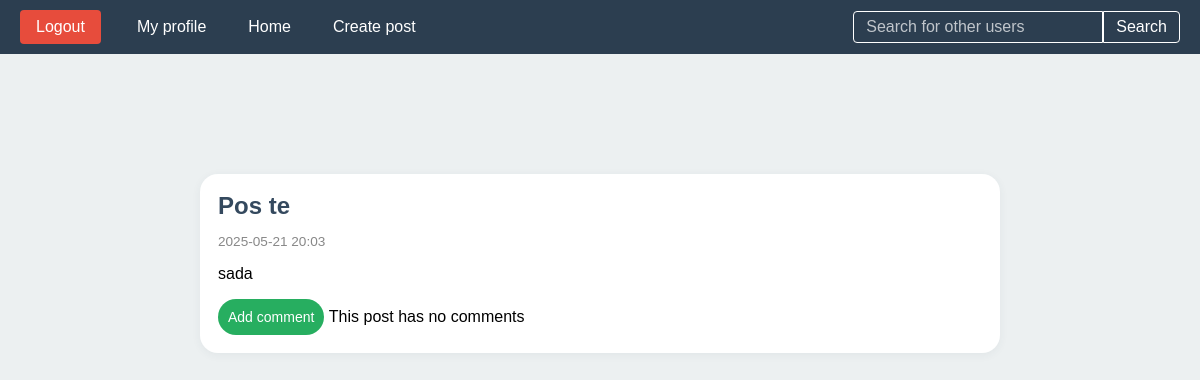
Before: /details/25/pos-te with the older database file.
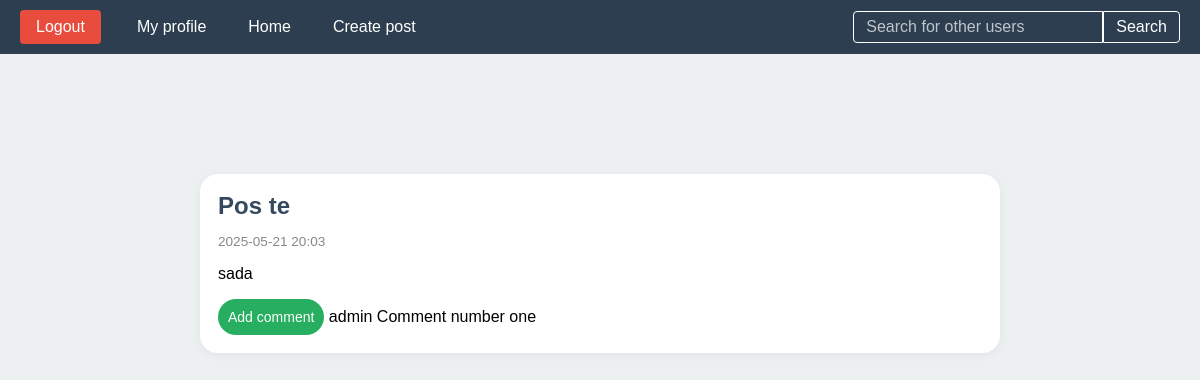
After: the same page with the newer database file.
### comment/models.py (models this page shows, shortened)
class Comment(models.Model):
    author = models.ForeignKey(User, on_delete=models.CASCADE)
    post = models.ForeignKey(Post, on_delete=models.CASCADE)
    content = models.TextField(max_length=400)
    created = models.DateTimeField(auto_now_add=True)
    is_edited = models.BooleanField(default=False)
    class Meta:
        ordering = ['created']

### post/views.py (the view)
# urls.py: path('details/<int:id>/<slug:slug>', getPostDetails, name = 'post_detail'),
def getPostDetails(request,id,slug):
    post = get_object_or_404(Post, id=id, slug=slug)
    comments= Comment.objects.filter(post=post).all()
    return render(request,'post_detail.html',{'post':post,'comments':comments})

### templates/post_detail.html (shortened to what this page needs)
{% extends 'base.html' %}
{% load static %}
{% block head %}
      <link rel="stylesheet" href="{% static 'profile.css' %}">
{% endblock %}
{% block content %}
    <div class = "home-container">
      <div class="posts-container">
          <div class="post-card">
            <h2>{{ post.title }}</h2>
            <p class="post-date">{{ post.date_posted|date:"Y-m-d H:i" }}</p>
            <p>{{ post.content}}</p>
            <form method="Post" action="{% url 'CreateComment' post.id %}" style="display:inline">
                <button class="edit-button" type="submit">Add comment</button>
            </form>
             {% if comments %}
                 {% for comment in comments %}
                     {{ comment.author }}
                     {{ comment.content }}
                 {% endfor %}
             {% else %}
                 This post has no comments
             {% endif %}
          </div>
      </div>
    </div>
{% endblock %}

Changed rows visible on the page:
added Comment: author "admin", content "Comment number one"
Other visible differences:
text no longer shown: "This post has no comments"
